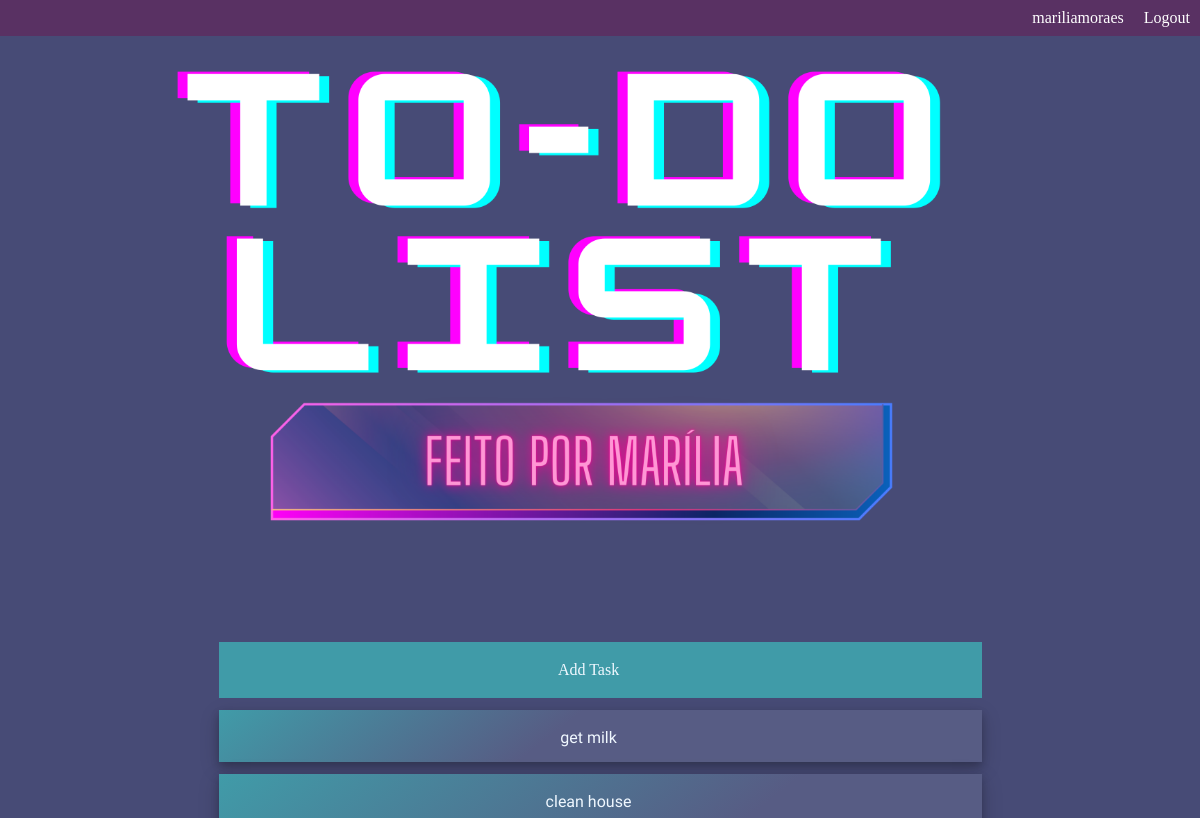
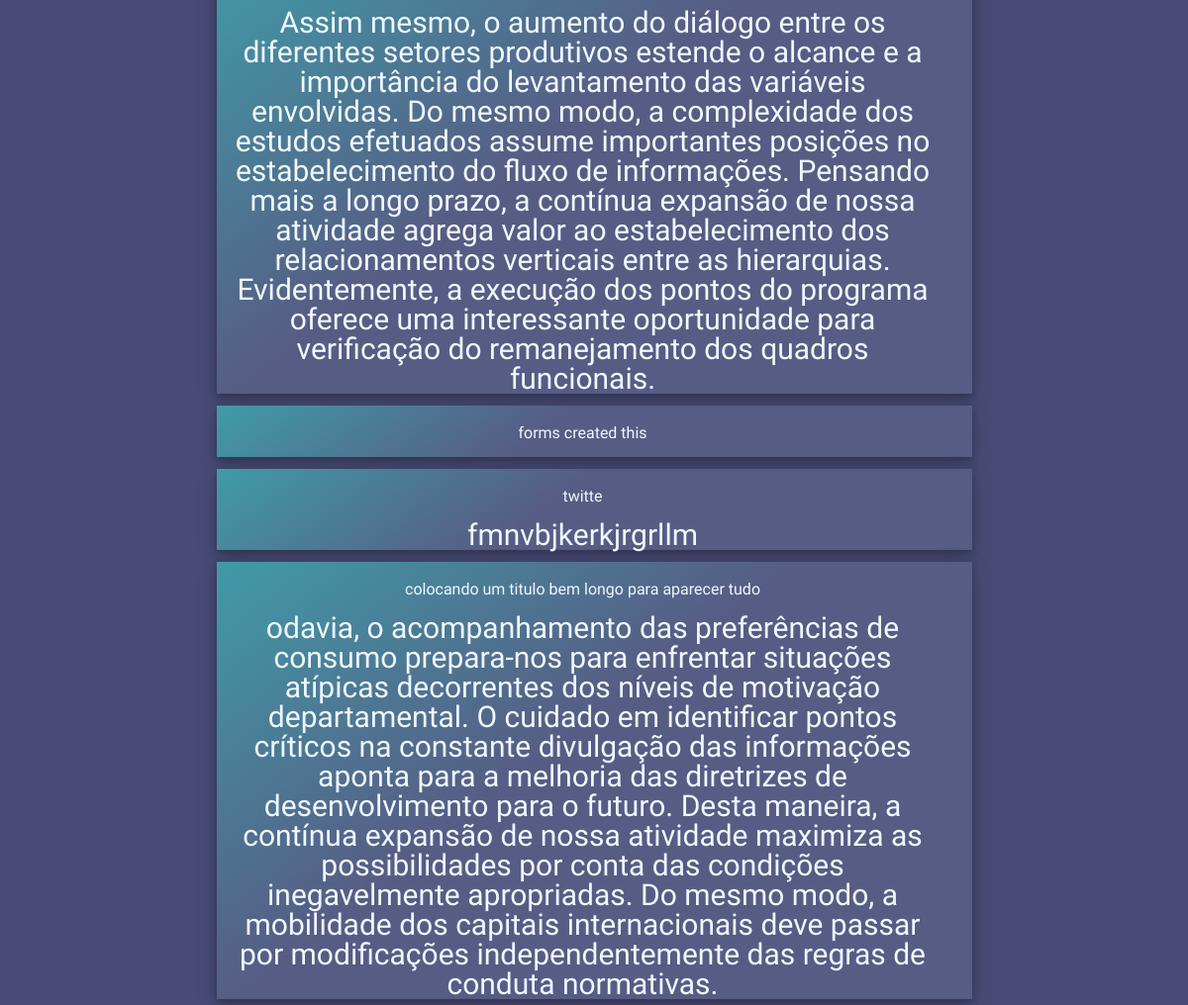
The app's page / (signed in), older data (2 pictures, top to bottom).
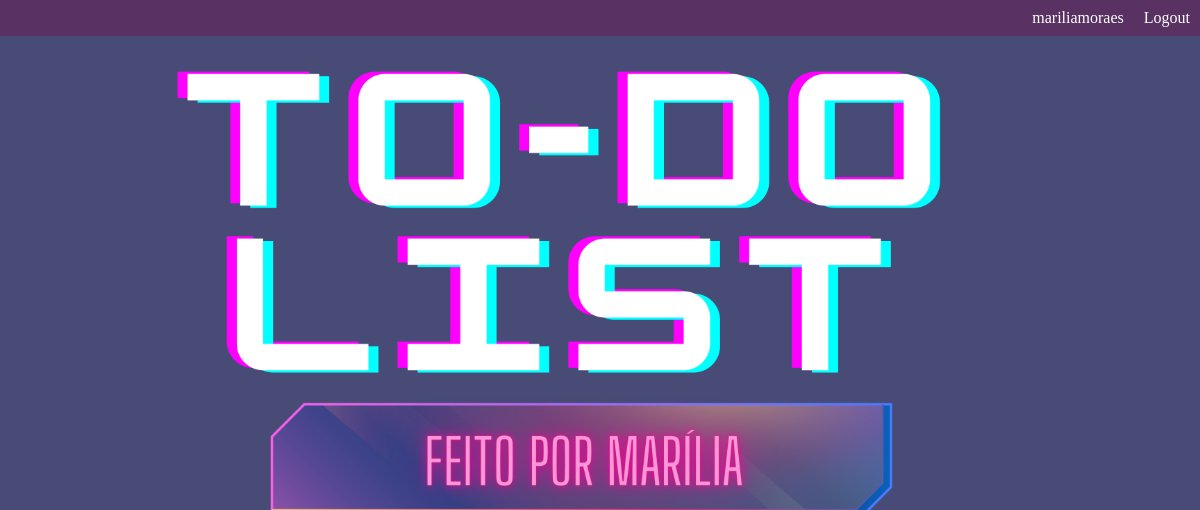
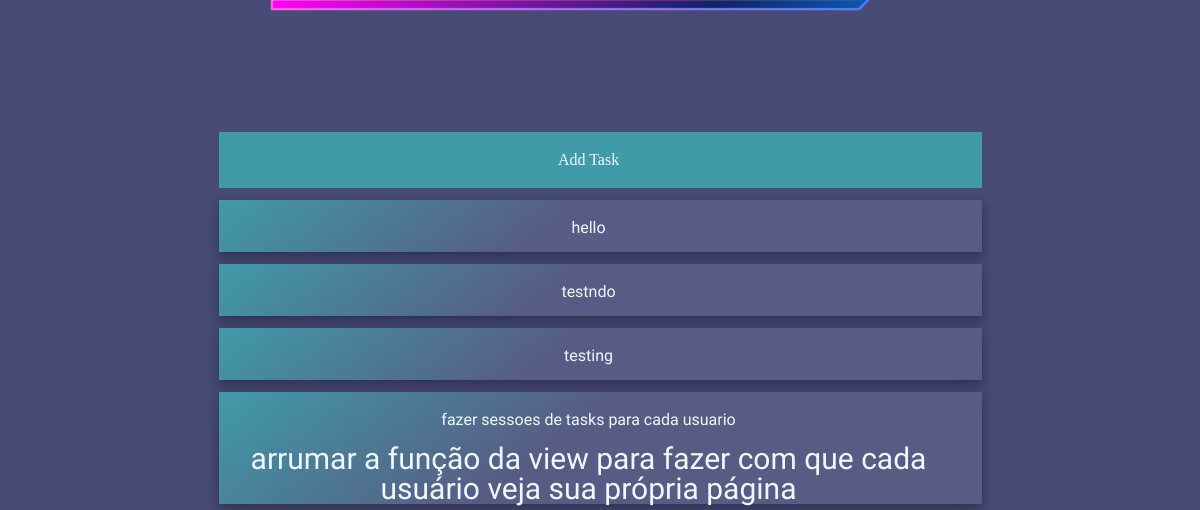
The same page, newer data (2 pictures, top to bottom).
### base/models.py (models this page shows, shortened)
class Task(models.Model):
    user = models.ForeignKey(User, on_delete=models.CASCADE, null=True, blank=True)
    title = models.CharField(max_length=200)
    description = models.TextField(null=True, blank=True)
    complete = models.BooleanField(default=False)
    created =  models.DateTimeField(auto_now_add=True)
    class Meta:
        ordering = ['complete']

### base/views.py (the view)
# urls.py: path('', TaskList.as_view(), name='tasks'),
class TaskList(LoginRequiredMixin, ListView):
    model = Task
    context_object_name = 'tasks'

### base/templates/base/task_list.html (shortened to what this page needs)
{% load static %}
<link rel="stylesheet" href="{% static 'css/reset.css' %}">
<link rel="stylesheet" href="{% static 'css/style.css' %}">
<link rel="stylesheet" href="https://unicons.iconscout.com/release/v4.0.0/css/line.css">
<head>
    <ul>
        {% if request.user.is_authenticated%}
        <li> <a href="{% url 'logout' %}">Logout</a> </li>
            {%else %}
        <li>  <a href="{% url 'login' %}">Login</a> </li>
        {%endif%}
        <li>   <p class="user">{{request.user}}</p> </li>
    </ul>
</head>
<body>
    <div class="container">
        <img class="banner" src="{% static 'images/To-do-list.png' %}">
        <div class="add_task"><a href="{% url 'task-create' %}"> Add Task</a></div>
                {% for task in tasks%}
                    <div class="tasks">
                        <div class="title"> <p> {{task.title}}</p></div>
                        <br>
                        <div class="description"> <p> {{task.description}}</p></div>
                    </div>
                    {% empty %}
                    <h3>No items in list</h3>
                {%endfor%}
                </div>
</body>

### base/static/css/style.css (style rules this page uses)
body { background-color:#474b76; }
ul { list-style-type: none; overflow: hidden; background-color: #593163; }
li { float: right; }
li p { display: block; color: white; text-align: center; text-decoration: none; padding: 10px 10px 10px 10px; }
li a { display: block; color: white; text-align: center; text-decoration: none; padding: 10px 10px 10px 10px; }
.add_task > a { text-decoration: none; color: aliceblue; }
.add_task { background-color:#409ba8; padding-left: 10px; padding-right: 33px; padding-top: 20px; padding-bottom: 20px; width: 60%; margin: 0.5% 0 0.5% 0; }
.container { background-color: transparent; display: flex; flex-direction: column; justify-content: center; align-items: center; text-align: center; }
.tasks { background: rgb(64,155,168); background: linear-gradient(142deg, rgba(64,155,168,1) 0%, #575c84 44%); box-shadow: 0 4px 8px 0 rgba(0, 0, 0, 0.2), 0 6px 20px 0 rgba(0, 0, 0, 0.19); padding-left: 10px; padding-right: 33px; padding-top: 20px; width: 60%; margin: 0.5% 0 0.5% 0; }
.title { font-family: 'Quicksand', sans-serif; color: aliceblue; font-weight: 400; }
.description { font-family: 'Inconsolata', monospace; color: aliceblue; font-weight: 400; font-size:30px; }
.banner { width: 100%; height: 600px; }

Row changes from the older to the newer data that the page shows:
removed Task: title "get milk"
removed Task: title "clean house", description "Assim mesmo, o aumento do diálogo entre os diferentes setores produtivos estende o alcance e a importância do levantamento das variáveis envolvidas. Do mesmo modo, a complexidade dos estudos efetuados assume importantes posições no estabelecimento do fluxo de informações. Pensando mais a longo prazo, a contínua expansão de nossa atividade agrega valor ao estabelecimento dos relacionamentos verticais entre as hierarquias. Evidentemente, a execução dos pontos do programa oferece uma interessante oportunidade para verificação do remanejamento dos quadros funcionais."
removed Task: title "forms created this"
removed Task: title "twitte", description "fmnvbjkerkjrgrllm"
removed Task: title "colocando um titulo bem longo para aparecer tudo", description "odavia, o acompanhamento das preferências de consumo prepara-nos para enfrentar situações atípicas decorrentes dos níveis de motivação departamental. O cuidado em identificar pontos críticos na constante divulgação das informações aponta para a melhoria das diretrizes de desenvolvimento para o futuro. Desta maneira, a contínua expansão de nossa atividade maximiza as possibilidades por conta das condições inegavelmente apropriadas. Do mesmo modo, a mobilidade dos capitais internacionais deve passar por modificações independentemente das regras de conduta normativas."
added Task: title "hello"
added Task: title "testndo"
added Task: title "testing"
added Task: title "fazer sessoes de tasks para cada usuario", description "arrumar a função da view para fazer com que cada usuário veja sua própria página"
